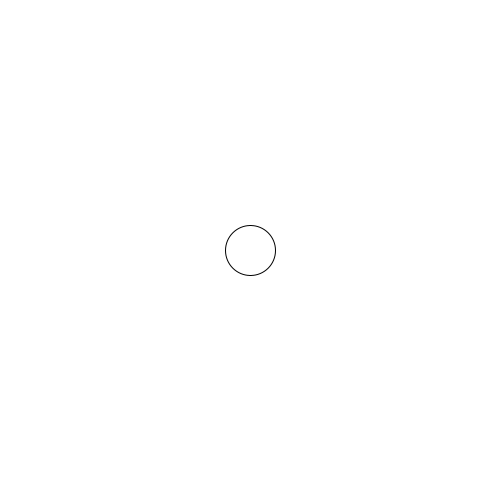
Frame 1 (no input)
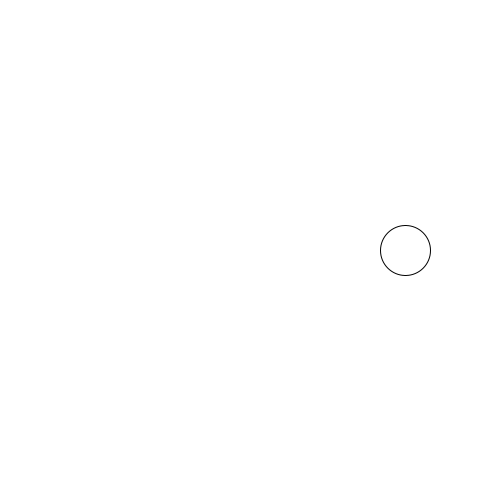
Frame 60 (the mouse pressed at the canvas centre just before this capture)
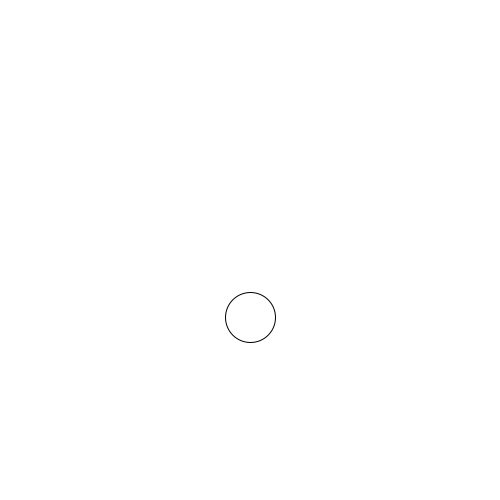
Frame 120 (the mouse held since frame 60 and released just before this capture)

The Processing sketch that drew these frames (run headless with seeded random() and noise(); from frame 60 on, the mouse is pressed at the canvas centre):

// Processing sketch: week1_sketch2
// ── week1_sketch2.pde
float theta = 0.0;
float x;
float y;
boolean clicked;

void setup() {
  size(500, 500);
  clicked = false;
}

void draw() {
  
  background(255);
  if (clicked == false) {
    x = (sin(theta)) * width/2 + width/2; 
    y = height/2;
  } else {
    y = (cos(theta)) * height/2 + height/2; 
    x = width/2;
  }
  
  if (mousePressed && (dist(x, y, mouseX, mouseY)< 25)) {
      clicked = true;
    }

    stroke(1);
    ellipse(x, y, 50, 50);
    theta += TWO_PI/150.0;
  }
